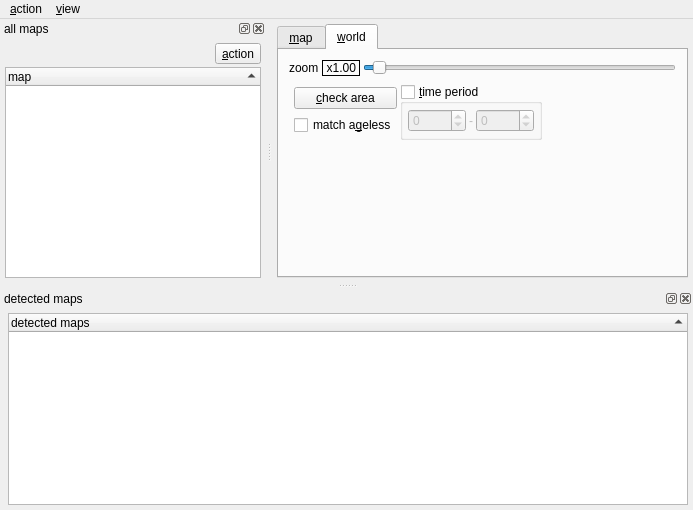
<?xml version="1.0" encoding="UTF-8"?>
<ui version="4.0">
 <class>MMaps</class>
 <widget class="QMainWindow" name="MMaps">
  <property name="geometry">
   <rect>
    <x>0</x>
    <y>0</y>
    <width>693</width>
    <height>510</height>
   </rect>
  </property>
  <property name="windowTitle">
   <string>Maps</string>
  </property>
  <property name="windowIcon">
   <iconset resource="resfile.qrc">
    <normaloff>:/new/icons/icons/image.png</normaloff>:/new/icons/icons/image.png</iconset>
  </property>
  <widget class="QWidget" name="centralwidget">
   <layout class="QHBoxLayout" name="horizontalLayout_8">
    <item>
     <widget class="QTabWidget" name="tabMaps">
      <property name="currentIndex">
       <number>1</number>
      </property>
      <widget class="QWidget" name="tab">
       <attribute name="title">
        <string>&amp;map</string>
       </attribute>
       <layout class="QVBoxLayout" name="verticalLayout_3">
        <item>
         <widget class="QWidget" name="wdgZoomPanel" native="true">
          <property name="enabled">
           <bool>false</bool>
          </property>
          <layout class="QHBoxLayout" name="horizontalLayout_3">
           <item>
            <layout class="QVBoxLayout" name="verticalLayout_2">
             <item>
              <layout class="QHBoxLayout" name="horizontalLayout_4">
               <item>
                <widget class="QLabel" name="label_2">
                 <property name="sizePolicy">
                  <sizepolicy hsizetype="Expanding" vsizetype="Preferred">
                   <horstretch>0</horstretch>
                   <verstretch>0</verstretch>
                  </sizepolicy>
                 </property>
                 <property name="text">
                  <string>zoom</string>
                 </property>
                 <property name="margin">
                  <number>0</number>
                 </property>
                 <property name="textInteractionFlags">
                  <set>Qt::NoTextInteraction</set>
                 </property>
                 <property name="buddy">
                  <cstring>sldZoom</cstring>
                 </property>
                </widget>
               </item>
               <item>
                <widget class="QLabel" name="lblValue">
                 <property name="frameShape">
                  <enum>QFrame::Box</enum>
                 </property>
                 <property name="text">
                  <string notr="true">x1.00</string>
                 </property>
                 <property name="textFormat">
                  <enum>Qt::RichText</enum>
                 </property>
                 <property name="alignment">
                  <set>Qt::AlignRight|Qt::AlignTrailing|Qt::AlignVCenter</set>
                 </property>
                 <property name="margin">
                  <number>3</number>
                 </property>
                 <property name="textInteractionFlags">
                  <set>Qt::NoTextInteraction</set>
                 </property>
                </widget>
               </item>
              </layout>
             </item>
             <item>
              <widget class="QSlider" name="sldZoom">
               <property name="minimum">
                <number>10</number>
               </property>
               <property name="maximum">
                <number>400</number>
               </property>
               <property name="value">
                <number>100</number>
               </property>
               <property name="tracking">
                <bool>true</bool>
               </property>
               <property name="orientation">
                <enum>Qt::Horizontal</enum>
               </property>
              </widget>
             </item>
            </layout>
           </item>
           <item>
            <layout class="QGridLayout" name="gridLayout">
             <item row="0" column="0">
              <widget class="QToolButton" name="btZ1">
               <property name="sizePolicy">
                <sizepolicy hsizetype="Preferred" vsizetype="Preferred">
                 <horstretch>0</horstretch>
                 <verstretch>0</verstretch>
                </sizepolicy>
               </property>
               <property name="focusPolicy">
                <enum>Qt::NoFocus</enum>
               </property>
               <property name="text">
                <string notr="true">x1</string>
               </property>
               <property name="shortcut">
                <string>Ctrl+1</string>
               </property>
               <property name="checkable">
                <bool>false</bool>
               </property>
               <property name="checked">
                <bool>false</bool>
               </property>
              </widget>
             </item>
             <item row="0" column="1">
              <widget class="QToolButton" name="btZ2">
               <property name="sizePolicy">
                <sizepolicy hsizetype="Preferred" vsizetype="Preferred">
                 <horstretch>0</horstretch>
                 <verstretch>0</verstretch>
                </sizepolicy>
               </property>
               <property name="focusPolicy">
                <enum>Qt::NoFocus</enum>
               </property>
               <property name="text">
                <string notr="true">x2</string>
               </property>
               <property name="shortcut">
                <string>Ctrl+2</string>
               </property>
               <property name="checkable">
                <bool>false</bool>
               </property>
              </widget>
             </item>
             <item row="0" column="2">
              <widget class="QToolButton" name="btZ3">
               <property name="sizePolicy">
                <sizepolicy hsizetype="Preferred" vsizetype="Preferred">
                 <horstretch>0</horstretch>
                 <verstretch>0</verstretch>
                </sizepolicy>
               </property>
               <property name="focusPolicy">
                <enum>Qt::NoFocus</enum>
               </property>
               <property name="text">
                <string notr="true">x3</string>
               </property>
               <property name="shortcut">
                <string>Ctrl+3</string>
               </property>
               <property name="checkable">
                <bool>false</bool>
               </property>
              </widget>
             </item>
             <item row="0" column="3">
              <widget class="QToolButton" name="btZ4">
               <property name="sizePolicy">
                <sizepolicy hsizetype="Preferred" vsizetype="Preferred">
                 <horstretch>0</horstretch>
                 <verstretch>0</verstretch>
                </sizepolicy>
               </property>
               <property name="focusPolicy">
                <enum>Qt::NoFocus</enum>
               </property>
               <property name="text">
                <string notr="true">x4</string>
               </property>
               <property name="shortcut">
                <string>Ctrl+4</string>
               </property>
               <property name="checkable">
                <bool>false</bool>
               </property>
              </widget>
             </item>
             <item row="1" column="0">
              <widget class="QToolButton" name="btZD2">
               <property name="sizePolicy">
                <sizepolicy hsizetype="Preferred" vsizetype="Preferred">
                 <horstretch>0</horstretch>
                 <verstretch>0</verstretch>
                </sizepolicy>
               </property>
               <property name="focusPolicy">
                <enum>Qt::NoFocus</enum>
               </property>
               <property name="text">
                <string notr="true">/2</string>
               </property>
               <property name="shortcut">
                <string>Ctrl+Alt+2</string>
               </property>
               <property name="checkable">
                <bool>false</bool>
               </property>
               <property name="checked">
                <bool>false</bool>
               </property>
              </widget>
             </item>
             <item row="1" column="1">
              <widget class="QToolButton" name="btZD3">
               <property name="sizePolicy">
                <sizepolicy hsizetype="Preferred" vsizetype="Preferred">
                 <horstretch>0</horstretch>
                 <verstretch>0</verstretch>
                </sizepolicy>
               </property>
               <property name="focusPolicy">
                <enum>Qt::NoFocus</enum>
               </property>
               <property name="text">
                <string notr="true">/3</string>
               </property>
               <property name="shortcut">
                <string>Ctrl+Alt+3</string>
               </property>
               <property name="checkable">
                <bool>false</bool>
               </property>
              </widget>
             </item>
             <item row="1" column="2">
              <widget class="QToolButton" name="btZD4">
               <property name="sizePolicy">
                <sizepolicy hsizetype="Preferred" vsizetype="Preferred">
                 <horstretch>0</horstretch>
                 <verstretch>0</verstretch>
                </sizepolicy>
               </property>
               <property name="focusPolicy">
                <enum>Qt::NoFocus</enum>
               </property>
               <property name="text">
                <string notr="true">/4</string>
               </property>
               <property name="shortcut">
                <string>Ctrl+Alt+4</string>
               </property>
               <property name="checkable">
                <bool>false</bool>
               </property>
              </widget>
             </item>
             <item row="1" column="3">
              <widget class="QToolButton" name="btZD5">
               <property name="sizePolicy">
                <sizepolicy hsizetype="Preferred" vsizetype="Preferred">
                 <horstretch>0</horstretch>
                 <verstretch>0</verstretch>
                </sizepolicy>
               </property>
               <property name="focusPolicy">
                <enum>Qt::NoFocus</enum>
               </property>
               <property name="text">
                <string notr="true">/5</string>
               </property>
               <property name="shortcut">
                <string>Ctrl+Alt+5</string>
               </property>
               <property name="checkable">
                <bool>false</bool>
               </property>
              </widget>
             </item>
            </layout>
           </item>
          </layout>
         </widget>
        </item>
        <item>
         <widget class="MImageWidget" name="iwImg" native="true">
          <property name="sizePolicy">
           <sizepolicy hsizetype="Expanding" vsizetype="Expanding">
            <horstretch>0</horstretch>
            <verstretch>0</verstretch>
           </sizepolicy>
          </property>
         </widget>
        </item>
       </layout>
      </widget>
      <widget class="QWidget" name="tab_2">
       <attribute name="title">
        <string>&amp;world</string>
       </attribute>
       <layout class="QVBoxLayout" name="verticalLayout_5">
        <item>
         <widget class="QWidget" name="wdgWZoomPanel" native="true">
          <layout class="QVBoxLayout" name="verticalLayout_6">
           <item>
            <layout class="QHBoxLayout" name="horizontalLayout_6">
             <item>
              <widget class="QLabel" name="label">
               <property name="text">
                <string notr="true">zoom</string>
               </property>
              </widget>
             </item>
             <item>
              <widget class="QLabel" name="lblWValue">
               <property name="frameShape">
                <enum>QFrame::Box</enum>
               </property>
               <property name="text">
                <string notr="true">x1.00</string>
               </property>
               <property name="textFormat">
                <enum>Qt::RichText</enum>
               </property>
               <property name="alignment">
                <set>Qt::AlignRight|Qt::AlignTrailing|Qt::AlignVCenter</set>
               </property>
               <property name="margin">
                <number>3</number>
               </property>
               <property name="textInteractionFlags">
                <set>Qt::NoTextInteraction</set>
               </property>
              </widget>
             </item>
             <item>
              <widget class="QSlider" name="sldWorldZoom">
               <property name="minimum">
                <number>10</number>
               </property>
               <property name="maximum">
                <number>1000</number>
               </property>
               <property name="value">
                <number>40</number>
               </property>
               <property name="orientation">
                <enum>Qt::Horizontal</enum>
               </property>
              </widget>
             </item>
            </layout>
           </item>
           <item>
            <widget class="QWidget" name="wdgCheckMaps" native="true">
             <layout class="QHBoxLayout" name="horizontalLayout_7">
              <item>
               <layout class="QVBoxLayout" name="verticalLayout_4">
                <item>
                 <widget class="QPushButton" name="btCheckMaps">
                  <property name="enabled">
                   <bool>true</bool>
                  </property>
                  <property name="toolTip">
                   <string>check for maps in selected area and time period</string>
                  </property>
                  <property name="text">
                   <string>&amp;check area</string>
                  </property>
                 </widget>
                </item>
                <item>
                 <widget class="QCheckBox" name="cbAgeless">
                  <property name="text">
                   <string>match a&amp;geless</string>
                  </property>
                 </widget>
                </item>
               </layout>
              </item>
              <item>
               <widget class="QGroupBox" name="gboxPeriod">
                <property name="title">
                 <string>&amp;time period</string>
                </property>
                <property name="checkable">
                 <bool>true</bool>
                </property>
                <property name="checked">
                 <bool>false</bool>
                </property>
                <layout class="QHBoxLayout" name="horizontalLayout_5">
                 <item>
                  <widget class="QSpinBox" name="spnPeriodFrom">
                   <property name="minimum">
                    <number>-9900</number>
                   </property>
                   <property name="maximum">
                    <number>9900</number>
                   </property>
                   <property name="singleStep">
                    <number>100</number>
                   </property>
                   <property name="value">
                    <number>0</number>
                   </property>
                  </widget>
                 </item>
                 <item>
                  <widget class="QLabel" name="label_4">
                   <property name="text">
                    <string notr="true">-</string>
                   </property>
                  </widget>
                 </item>
                 <item>
                  <widget class="QSpinBox" name="spnPeriodTo">
                   <property name="minimum">
                    <number>-9900</number>
                   </property>
                   <property name="maximum">
                    <number>9900</number>
                   </property>
                   <property name="singleStep">
                    <number>100</number>
                   </property>
                   <property name="value">
                    <number>0</number>
                   </property>
                  </widget>
                 </item>
                </layout>
               </widget>
              </item>
              <item>
               <spacer name="horizontalSpacer_2">
                <property name="orientation">
                 <enum>Qt::Horizontal</enum>
                </property>
                <property name="sizeHint" stdset="0">
                 <size>
                  <width>40</width>
                  <height>20</height>
                 </size>
                </property>
               </spacer>
              </item>
             </layout>
            </widget>
           </item>
          </layout>
         </widget>
        </item>
        <item>
         <widget class="MImageWidget" name="iwWorld" native="true">
          <property name="sizePolicy">
           <sizepolicy hsizetype="Expanding" vsizetype="Expanding">
            <horstretch>0</horstretch>
            <verstretch>0</verstretch>
           </sizepolicy>
          </property>
         </widget>
        </item>
       </layout>
      </widget>
     </widget>
    </item>
   </layout>
  </widget>
  <widget class="QMenuBar" name="menubar">
   <property name="geometry">
    <rect>
     <x>0</x>
     <y>0</y>
     <width>693</width>
     <height>20</height>
    </rect>
   </property>
   <widget class="QMenu" name="menuAction">
    <property name="title">
     <string>&amp;action</string>
    </property>
    <addaction name="actionCopy_coordinates"/>
    <addaction name="separator"/>
    <addaction name="actionClose"/>
   </widget>
   <widget class="QMenu" name="menuView">
    <property name="title">
     <string>&amp;view</string>
    </property>
    <addaction name="actionAll_maps"/>
    <addaction name="actionDetected_maps"/>
   </widget>
   <addaction name="menuAction"/>
   <addaction name="menuView"/>
  </widget>
  <widget class="QDockWidget" name="dwMapLoc">
   <property name="windowTitle">
    <string>detected maps</string>
   </property>
   <attribute name="dockWidgetArea">
    <number>8</number>
   </attribute>
   <widget class="QWidget" name="dockWidgetContents_2">
    <layout class="QHBoxLayout" name="horizontalLayout">
     <item>
      <widget class="QWidget" name="widget" native="true"/>
     </item>
     <item>
      <widget class="QTreeWidget" name="treeMapLoc">
       <property name="contextMenuPolicy">
        <enum>Qt::CustomContextMenu</enum>
       </property>
       <property name="showDropIndicator" stdset="0">
        <bool>false</bool>
       </property>
       <property name="rootIsDecorated">
        <bool>false</bool>
       </property>
       <property name="itemsExpandable">
        <bool>false</bool>
       </property>
       <property name="sortingEnabled">
        <bool>true</bool>
       </property>
       <attribute name="headerShowSortIndicator" stdset="0">
        <bool>true</bool>
       </attribute>
       <column>
        <property name="text">
         <string>detected maps</string>
        </property>
       </column>
      </widget>
     </item>
    </layout>
   </widget>
  </widget>
  <widget class="QDockWidget" name="dwTree">
   <property name="windowTitle">
    <string>all maps</string>
   </property>
   <attribute name="dockWidgetArea">
    <number>1</number>
   </attribute>
   <widget class="QWidget" name="dockWidgetContents">
    <layout class="QVBoxLayout" name="verticalLayout">
     <item>
      <layout class="QHBoxLayout" name="horizontalLayout_2">
       <item>
        <spacer name="horizontalSpacer">
         <property name="orientation">
          <enum>Qt::Horizontal</enum>
         </property>
         <property name="sizeHint" stdset="0">
          <size>
           <width>40</width>
           <height>20</height>
          </size>
         </property>
        </spacer>
       </item>
       <item>
        <widget class="QToolButton" name="btAction">
         <property name="text">
          <string>&amp;action</string>
         </property>
         <property name="icon">
          <iconset resource="resfile.qrc">
           <normaloff>:/new/icons/icons/action.png</normaloff>:/new/icons/icons/action.png</iconset>
         </property>
         <property name="shortcut">
          <string>Meta+A</string>
         </property>
         <property name="checkable">
          <bool>true</bool>
         </property>
         <property name="toolButtonStyle">
          <enum>Qt::ToolButtonTextBesideIcon</enum>
         </property>
        </widget>
       </item>
      </layout>
     </item>
     <item>
      <widget class="QTreeWidget" name="treeImages">
       <property name="sizePolicy">
        <sizepolicy hsizetype="Preferred" vsizetype="Expanding">
         <horstretch>0</horstretch>
         <verstretch>0</verstretch>
        </sizepolicy>
       </property>
       <property name="contextMenuPolicy">
        <enum>Qt::CustomContextMenu</enum>
       </property>
       <property name="selectionMode">
        <enum>QAbstractItemView::ExtendedSelection</enum>
       </property>
       <attribute name="headerShowSortIndicator" stdset="0">
        <bool>true</bool>
       </attribute>
       <column>
        <property name="text">
         <string>map</string>
        </property>
       </column>
      </widget>
     </item>
    </layout>
   </widget>
  </widget>
  <action name="actionClose">
   <property name="icon">
    <iconset resource="resfile.qrc">
     <normaloff>:/new/icons/icons/delete.png</normaloff>:/new/icons/icons/delete.png</iconset>
   </property>
   <property name="text">
    <string>close</string>
   </property>
   <property name="shortcut">
    <string>Ctrl+Q</string>
   </property>
  </action>
  <action name="actionAll_maps">
   <property name="checkable">
    <bool>true</bool>
   </property>
   <property name="checked">
    <bool>true</bool>
   </property>
   <property name="text">
    <string>&amp;all maps</string>
   </property>
   <property name="shortcut">
    <string>Ctrl+F9</string>
   </property>
  </action>
  <action name="actionDetected_maps">
   <property name="checkable">
    <bool>true</bool>
   </property>
   <property name="text">
    <string>&amp;detected maps</string>
   </property>
   <property name="shortcut">
    <string>Ctrl+F10</string>
   </property>
  </action>
  <action name="actionCopy_coordinates">
   <property name="enabled">
    <bool>false</bool>
   </property>
   <property name="text">
    <string>&amp;copy coordinates</string>
   </property>
  </action>
 </widget>
 <layoutdefault spacing="3" margin="5"/>
 <customwidgets>
  <customwidget>
   <class>MImageWidget</class>
   <extends>QWidget</extends>
   <header>mimagewidget.h</header>
   <container>1</container>
  </customwidget>
 </customwidgets>
 <resources>
  <include location="resfile.qrc"/>
 </resources>
 <connections/>
</ui>
